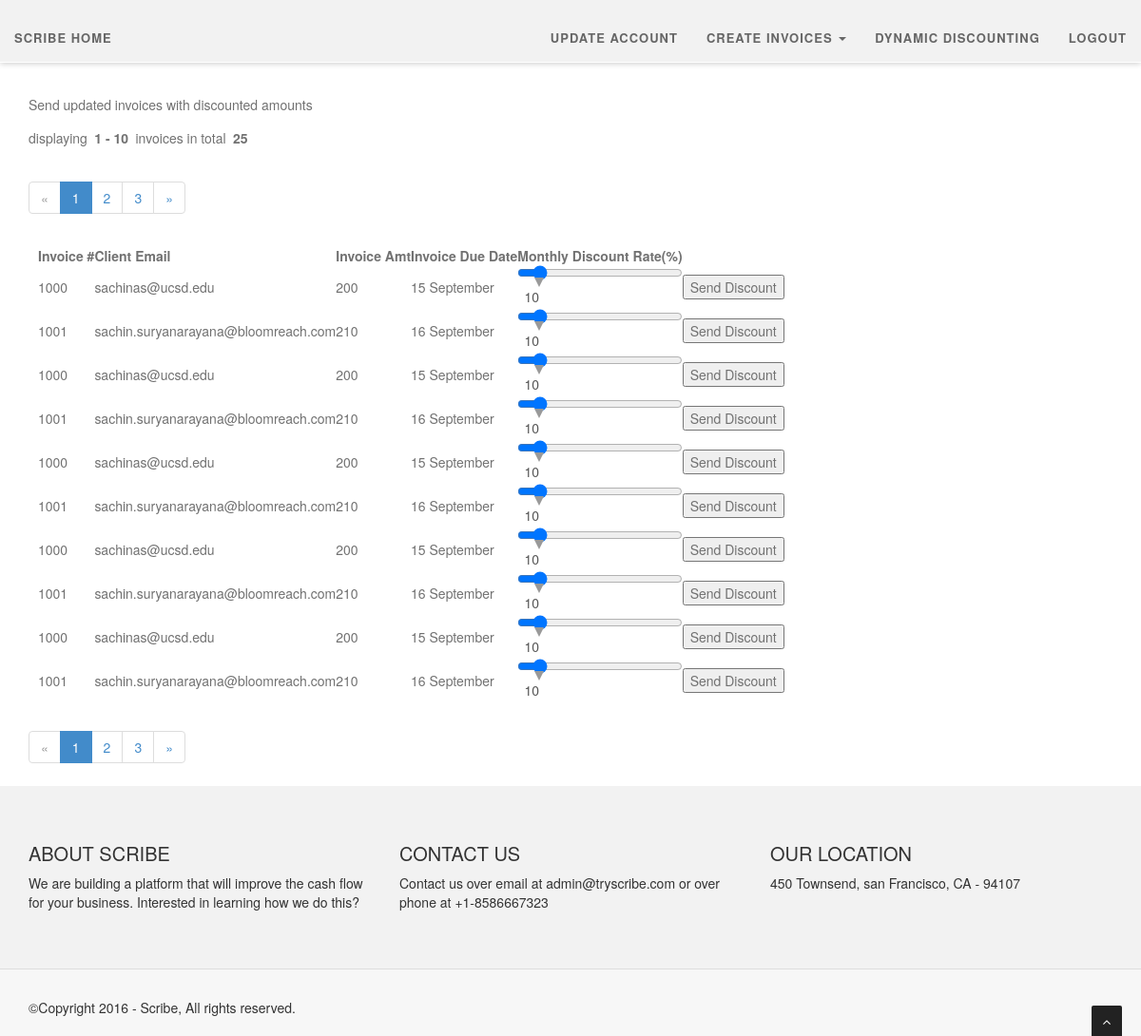
Screenshot of /dynamicDiscounting (signed in) with the database file from the repository.
### models.py (models this page shows, shortened)
class Invoice(Base):
    __tablename__ = 'Invoices'
    id = db.Column(db.Integer, primary_key=True)
    invoiceNumber = db.Column(db.String(120))
    clientEmail = db.Column(db.String(120))
    businessId = db.Column(db.String(30))
    invoiceAmt = db.Column(db.String(30))
    invoiceDueDate = db.Column(db.String(30))
    invoiceDate = db.Column(db.String(30))
    invoiceDesc = db.Column(db.String(30))

### app.py (the view)
@csrf.exempt
@app.route("/dynamicDiscounting", methods=['GET', 'POST'])
def dynamic_discounting():
  if request.method == 'POST':
    returnedInvoiceDict = send_discount(request)
    flash("we sent the new invoice to the client", "success")
  invoices = Invoice.query.filter_by(businessId=current_user.id)
  page = request.args.get('page', type=int, default=1)
  search = setSearchOption(request)
  ITEMS_PER_PAGE = 10
  i = (page - 1) * ITEMS_PER_PAGE
  invoicesPerPage = invoices[i:i + ITEMS_PER_PAGE]
  pagination = Pagination(page=page, per_page=10, total=invoices.count(), search=search, record_name='invoices',
                          css_framework='bootstrap3')
  return render_template('pages/dynamicDiscounting.html', title='Discounts!!', invoices=invoicesPerPage,
                         pagination=pagination)

### app.py (called while the page is built)
@login_manager.user_loader
def load_user(id):
  if id is None or id == 'None':
    id = -1
  return Business.query.get(int(id))

def setSearchOption(request):
  search = False
  q = request.args.get('q')
  if q:
    search = True
  return search

### templates/pages/dynamicDiscounting.html (shortened to what this page needs)
{% extends 'layouts/main.html' %}
{% block content %}
    Send updated invoices with discounted amounts
    {{ pagination.info }}
    {{ pagination.links }}
    <table>
      <thead>
        <tr>
          <th>Invoice #</th>
          <th>Client Email</th>
            <th>Invoice Amt</th>
            <th>Invoice Due Date</th>
            <th>Monthly Discount Rate(%)</th>
        </tr>
      </thead>
      <tbody>
        {% for invoice in invoices %}
          <tr>
            <td>{{ invoice.invoiceNumber }}</td>
            <td>{{ invoice.clientEmail }}</td>
              <td>{{ invoice.invoiceAmt }}</td>
            <td>{{ invoice.invoiceDueDate }}</td>
              <form action="/dynamicDiscounting" method="POST">
            <td><input type="range" id="discount" name="discount"  value="10" min="0" max="100"><output for="discount" onforminput="value = discount.valueAsNumber;"></output>
                <input type="hidden" id="invoiceId" name="invoiceId" value="{{ invoice.invoiceNumber }}"></td>
            <td><input type="submit" name="my-form" id="sendDiscount2" value="Send Discount"></td>
            </form>
          </tr>
        {% endfor %}
      </tbody>
    </table>
    {{ pagination.links }}
{% endblock %}

### templates/layouts/main.html (shortened to what this page needs)
<!DOCTYPE html>
<html lang="en">
<head>
    <link href="/static/css/bootstrap.min.css" rel="stylesheet" type="text/css">
    <link href="/static/font-awesome/css/font-awesome.min.css" rel="stylesheet" type="text/css" />
	<link rel="stylesheet" type="text/css" href="/static/plugins/cubeportfolio/css/cubeportfolio.min.css">
	<link href="/static/css/nivo-lightbox.css" rel="stylesheet" />
	<link href="/static/css/nivo-lightbox-theme/default/default.css" rel="stylesheet" type="text/css" />
	<link href="/static/css/owl.carousel.css" rel="stylesheet" media="screen" />
    <link href="/static/css/owl.theme.css" rel="stylesheet" media="screen" />
	<link href="/static/css/animate.css" rel="stylesheet" />
	<link href="/static/css/style.css" rel="stylesheet">
	<link rel="stylesheet" type="text/css" href="/static/css/netdna.bootstrap.min.css">
	<link id="bodybg" href="/static/bodybg/bg1.css" rel="stylesheet" type="text/css" />
	<link id="t-colors" href="/static/color/default.css" rel="stylesheet">
</head>
<body id="page-top" data-spy="scroll" data-target=".navbar-custom">
<div id="wrapper">
	<nav class="navbar navbar-custom navbar-fixed-top" role="navigation">
		<div class="collapse navbar-collapse" style="background:#F2F2F2;">
          <ul class="nav navbar-nav">
            <li {% if request.endpoint == 'home' %} class="active" {% endif %}><a href="{{ url_for('home') }}">Scribe Home</a></li>
          </ul>
          <ul class="nav navbar-nav pull-right">
			  <li><a href="{{ url_for('update_business_details') }}">Update Account</a></li>
			  <li class="dropdown">
				  <a class="dropdown-toggle" data-toggle="dropdown">Create Invoices <b class="caret"></b></a>
			  </li>
			  <li><a href="{{ url_for('dynamic_discounting') }}">Dynamic Discounting</a></li>
			  <li><a href="{{ url_for('logout') }}">logout</a></li>
          </ul>
        </div>
    </nav>
</div>
<main id="content" role="main">
  {% block content %}{% endblock %}
</main>
<footer>
	<div class="container">
		<div class="row">
			<div class="col-sm-6 col-md-4">
				<div class="wow fadeInDown" data-wow-delay="0.1s">
					<div class="widget">
						<h5>About Scribe</h5>
						<p>
						We are building a platform that will improve the cash flow for your business. Interested in learning how we do this?
						</p>
					</div>
				</div>
			</div>
			<div class="col-sm-6 col-md-4">
				<div class="wow fadeInDown" data-wow-delay="0.1s">
					<div class="widget">
						<h5>Contact us</h5>
						<p>
						Contact us over email at admin@tryscribe.com or over phone at +1-8586667323
						</p>
					</div>
				</div>
			</div>
			<div class="col-sm-6 col-md-4">
				<div class="wow fadeInDown" data-wow-delay="0.1s">
					<div class="widget">
						<h5>Our location</h5>
						<p>450 Townsend, san Francisco, CA - 94107</p>
					</div>
				</div>
			</div>
		</div>
	</div>
	<div class="sub-footer">
		<div class="container">
			<div class="row">
				<div class="col-sm-6 col-md-6 col-lg-6">
					<div class="wow fadeInLeft" data-wow-delay="0.1s">
					<div class="text-left">
					<p>&copy;Copyright 2016 - Scribe, All rights reserved.</p>
					</div>
					</div>
				</div>
			</div>
		</div>
	</div>
</footer>
<a href="#" class="scrollup"><i class="fa fa-angle-up active"></i></a>
</body>
</html>

### static/css/style.css (style rules this page uses)
body { width: 100%; height: 100%; font-family: 'Open Sans', sans-serif; font-weight: 300; color: #666; background-color: #ddd; font-size: 16px; line-height: 1.6em; }
html { width: 100%; height: 100%; }
label, input, button, select, textarea { font-family: 'Open Sans', sans-serif; font-size: inherit; line-height: inherit; }
h5 { font-size: 24px; }
h1, h2, h3, h4, h5, h6 { margin: 0 0 30px; font-family: 'Roboto', sans-serif; font-weight: 400; color: #444; line-height: 1em; }
p { margin: 0 0 20px; }
a { color: #666; -webkit-transition: all .2s ease-in-out; -moz-transition: all .2s ease-in-out; transition: all .2s ease-in-out; }
.navbar.navbar-custom { width: inherit; margin: 0 auto; padding-bottom:0; box-shadow: 0 0 3px rgba(0,0,0,0.12); box-shadow: 0 1px 6px rgba(0,0,0,.2); -webkit-box-shadow: 0 1px 6px rgba(0,0,0,.2); -moz-box-shadow: 0 1px 6px rgba(0,0,0,.2); -o-box-shadow: 0 1px 6px rgba(0,0,0,.2); }
.navbar { margin-bottom: 0; border-bottom: 1px solid rgba(255,255,255,.3); }
.navbar.navbar-custom.navbar-fixed-top { background: #fff; }
.navbar.navbar-custom { padding-top: 0; }
.navbar.navbar-custom ul.nav.navbar-nav { margin-top: 15px; -webkit-transition: all .4s ease-in-out; -moz-transition: all .4s ease-in-out; transition: all .4s ease-in-out; }
.navbar-custom ul.nav li a { font-size: 13px; letter-spacing: 1px; color: #666; text-transform: uppercase; font-weight: 700; background: transparent; }
main { margin-top:100px; margin-left:30px; margin-right:30px; min-height:400px; background:#fff; color: #717171; }
table { display:block; min-height:200px; padding:10px; }
tr,td,th { padding:10px; }
.pagination-page-info { padding: .6em; padding-left: 0; margin: .5em; margin-left: 0; }
.pagination-page-info b { padding-left: 2px; padding: .1em .25em; }
output { width: 40px; height: 30px; text-align: center; color: black; border-radius: 10px; display: inline-block; bottom: 175%; left: 0; margin-left: -1%; }
output:after { content: ""; width: 0; height: 0; border-top: 10px solid #999999; border-left: 5px solid transparent; border-right: 5px solid transparent; top: 100%; left: 50%; margin-left: -5px; margin-top: -1px; }
form { align: center; width: 400px; margin: auto; margin-top: 10%; margin-bottom: 5%; }
footer { background-color: #f2f2f2; }
footer { padding: 50px 0 0; }
footer .widget { margin-bottom: 30px; }
footer .widget h5 { font-size: 20px; margin-bottom: 10px; text-transform: uppercase; }
.sub-footer { margin-top: 30px; background-color: #f7f7f7; border-top: 1px solid #ddd; padding: 30px 0 10px; }
footer .sub-footer p { font-size: 14px; }
.scrollup { position:fixed; width:32px; height:32px; bottom:0px; right:20px; background: #222; -webkit-border-radius: 2px 2px 0 0; -moz-border-radius: 2px 2px 0 0; border-radius: 2px 2px 0 0; }
a.scrollup { outline:0; text-align: center; }
a.scrollup i { margin-top: 10px; color: #fff; }

### static/bodybg/bg1.css (style rules this page uses)
body { background-color:#fff; }

### templates/layouts/main.html (style rules this page uses)
a { color:#666666; }
h5 { font:12px; }

### rows the page displays
Invoice: invoiceNumber "1000", clientEmail "sachinas@ucsd.edu", invoiceAmt "200", invoiceDueDate "15 September"
Invoice: invoiceNumber "1001", clientEmail "sachin.suryanarayana@bloomreach.com", invoiceAmt "210", invoiceDueDate "16 September"
Invoice: invoiceNumber "1000", clientEmail "sachinas@ucsd.edu", invoiceAmt "200", invoiceDueDate "15 September"
Invoice: invoiceNumber "1001", clientEmail "sachin.suryanarayana@bloomreach.com", invoiceAmt "210", invoiceDueDate "16 September"
Invoice: invoiceNumber "1000", clientEmail "sachinas@ucsd.edu", invoiceAmt "200", invoiceDueDate "15 September"
Invoice: invoiceNumber "1001", clientEmail "sachin.suryanarayana@bloomreach.com", invoiceAmt "210", invoiceDueDate "16 September"
Invoice: invoiceNumber "1000", clientEmail "sachinas@ucsd.edu", invoiceAmt "200", invoiceDueDate "15 September"
Invoice: invoiceNumber "1001", clientEmail "sachin.suryanarayana@bloomreach.com", invoiceAmt "210", invoiceDueDate "16 September"
Invoice: invoiceNumber "1000", clientEmail "sachinas@ucsd.edu", invoiceAmt "200", invoiceDueDate "15 September"
Invoice: invoiceNumber "1001", clientEmail "sachin.suryanarayana@bloomreach.com", invoiceAmt "210", invoiceDueDate "16 September"

### other values shown
{{ pagination.info }} "displaying 1 - 10 invoices in total 25"
{{ pagination.links }} "« 1 2 3 »"
